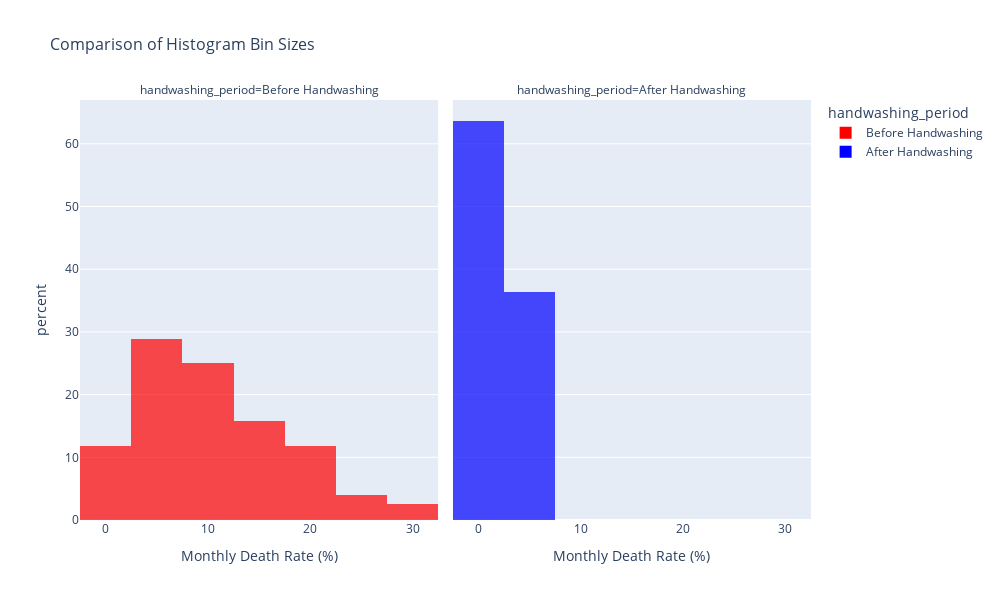

Notebook code for this chart:
### Code cell
# Additional histogram analysis and insights
print("=== ADDITIONAL HISTOGRAM ANALYSIS ===")

# Create a more detailed histogram with different bin sizes for comparison
fig_hist_comparison = px.histogram(df_monthly, 
                                   x='pct_deaths', 
                                   color='handwashing_period',
                                   title='Comparison of Histogram Bin Sizes',
                                   labels={'pct_deaths': 'Monthly Death Rate (%)', 'count': 'Percentage of Months'},
                                   histnorm='percent',
                                   opacity=0.7,
                                   nbins=15,  # Different bin size for comparison
                                   facet_col='handwashing_period',  # Separate subplots
                                   color_discrete_map={'Before Handwashing': 'red', 'After Handwashing': 'blue'})

fig_hist_comparison.update_layout(
    width=1000,
    height=600,
    title_font_size=16
)

fig_hist_comparison.show()

# Calculate distribution moments
print("\n📊 DISTRIBUTION MOMENTS ANALYSIS:")
print("=" * 50)

from scipy import stats

# Calculate skewness and kurtosis
before_skewness = stats.skew(before_handwashing['pct_deaths'])
after_skewness = stats.skew(after_handwashing['pct_deaths'])
before_kurtosis = stats.kurtosis(before_handwashing['pct_deaths'])
after_kurtosis = stats.kurtosis(after_handwashing['pct_deaths'])

print(f"Skewness (measure of asymmetry):")
print(f"   Before handwashing: {before_skewness:.2f}")
print(f"   After handwashing: {after_skewness:.2f}")
print(f"   Change: {after_skewness - before_skewness:+.2f}")

print(f"\nKurtosis (measure of tail heaviness):")
print(f"   Before handwashing: {before_kurtosis:.2f}")
print(f"   After handwashing: {after_kurtosis:.2f}")
print(f"   Change: {after_kurtosis - before_kurtosis:+.2f}")

# Analyze the shape of the distributions
print(f"\n📈 DISTRIBUTION SHAPE ANALYSIS:")
print("=" * 50)

if before_skewness > 0:
    print("Before handwashing: Right-skewed (tail extends to higher values)")
elif before_skewness < 0:
    print("Before handwashing: Left-skewed (tail extends to lower values)")
else:
    print("Before handwashing: Symmetric")

if after_skewness > 0:
    print("After handwashing: Right-skewed (tail extends to higher values)")
elif after_skewness < 0:
    print("After handwashing: Left-skewed (tail extends to lower values)")
else:
    print("After handwashing: Symmetric")

# Calculate percentiles for more detailed analysis
percentiles = [5, 10, 25, 50, 75, 90, 95]
print(f"\n📊 PERCENTILE ANALYSIS:")
print("=" * 50)

for p in percentiles:
    before_p = np.percentile(before_handwashing['pct_deaths'], p)
    after_p = np.percentile(after_handwashing['pct_deaths'], p)
    change = after_p - before_p
    print(f"   {p}th percentile: {before_p:.2f}% → {after_p:.2f}% (change: {change:+.2f}%)")

# Calculate the probability of different outcomes
print(f"\n🎯 PROBABILITY ANALYSIS:")
print("=" * 50)

# Probability of death rate > 10%
prob_before_high = (before_handwashing['pct_deaths'] > 10).mean() * 100
prob_after_high = (after_handwashing['pct_deaths'] > 10).mean() * 100

# Probability of death rate < 5%
prob_before_low = (before_handwashing['pct_deaths'] < 5).mean() * 100
prob_after_low = (after_handwashing['pct_deaths'] < 5).mean() * 100

print(f"Probability of death rate > 10%:")
print(f"   Before handwashing: {prob_before_high:.1f}%")
print(f"   After handwashing: {prob_after_high:.1f}%")
print(f"   Reduction: {prob_before_high - prob_after_high:.1f} percentage points")

print(f"\nProbability of death rate < 5%:")
print(f"   Before handwashing: {prob_before_low:.1f}%")
print(f"   After handwashing: {prob_after_low:.1f}%")
print(f"   Increase: {prob_after_low - prob_before_low:.1f} percentage points")

print(f"\n🏆 HISTOGRAM INSIGHTS:")
print("=" * 50)
print("1. The histograms clearly show the dramatic shift in the distribution")
print("2. Before handwashing: Wide spread with high death rates")
print("3. After handwashing: Concentrated around lower death rates")
print("4. The intervention not only reduced the mean but also the variability")
print("5. The probability of high death rates (>10%) was virtually eliminated")
print("6. The probability of low death rates (<5%) increased dramatically")
print("7. The distribution became more predictable and less risky")

### Figure 1 — Plotly figure (JSON) as saved in the notebook; plotly's stock layout.template omitted (floating-point values rounded to 4 significant figures)
{"data": [{"bingroup": "x", "histnorm": "percent", "hovertemplate": "handwashing_period=Before Handwashing<br>Monthly Death Rate (%)=%{x}<br>percent=%{y}<extra></extra>", "legendgroup": "Before Handwashing", "marker": {"color": "red", "opacity": 0.7, "pattern": {"shape": ""}}, "name": "Before Handwashing", "nbinsx": 15, "orientation": "v", "showlegend": true, "type": "histogram", "x": [14.57, 7.53, 4.33, 1.57, 0.78, 5.0, 8.42, 1.35, 1.88, 11.02, 22.55, 20.85, 12.22, 10.23, 10.74, 3.23, 6.59, 20.78, 25.46, 18.39, 29.34, 22.97, 31.38, 19.12, 15.97, 12.41, 11.93, 6.1, 4.08, 0.52, 1.55, 2.26, 17.6, 7.14, 8.05, 15.16, 11.28, 17.03, 17.31, 5.83, 2.68, 4.37, 6.32, 1.22, 3.23, 11.02, 10.55, 7.59, 4.74, 4.45, 4.23, 4.39, 7.14, 6.12, 3.59, 10.55, 14.84, 10.94, 10.49, 13.39, 18.09, 15.43, 18.97, 13.44, 10.15, 13.1, 18.06, 14.39, 14.96, 10.77, 5.37, 3.22, 1.92, 3.61, 18.27, 12.24], "xaxis": "x", "yaxis": "y"}, {"bingroup": "x", "histnorm": "percent", "hovertemplate": "handwashing_period=After Handwashing<br>Monthly Death Rate (%)=%{x}<br>percent=%{y}<extra></extra>", "legendgroup": "After Handwashing", "marker": {"color": "blue", "opacity": 0.7, "pattern": {"shape": ""}}, "name": "After Handwashing", "nbinsx": 15, "orientation": "v", "showlegend": true, "type": "histogram", "x": [2.24, 1.2, 1.89, 4.58, 3.96, 4.47, 2.93, 3.53, 0.69, 0.0, 0.66, 0.96, 1.14, 0.37, 0.0, 0.96, 2.34, 2.9, 1.34, 2.23, 3.08, 4.93], "xaxis": "x2", "yaxis": "y2"}], "layout": {"annotations": [{"font": {}, "showarrow": false, "text": "handwashing_period=Before Handwashing", "x": 0.245, "xanchor": "center", "xref": "paper", "y": 1, "yanchor": "bottom", "yref": "paper"}, {"font": {}, "showarrow": false, "text": "handwashing_period=After Handwashing", "x": 0.755, "xanchor": "center", "xref": "paper", "y": 1, "yanchor": "bottom", "yref": "paper"}], "barmode": "relative", "height": 600, "legend": {"title": {"text": "handwashing_period"}, "tracegroupgap": 0}, "title": {"font": {"size": 16}, "text": "Comparison of Histogram Bin Sizes"}, "width": 1000, "xaxis": {"anchor": "y", "domain": [0, 0.49], "title": {"text": "Monthly Death Rate (%)"}}, "xaxis2": {"anchor": "y2", "domain": [0.51, 1], "matches": "x", "title": {"text": "Monthly Death Rate (%)"}}, "yaxis": {"anchor": "x", "domain": [0, 1], "title": {"text": "percent"}}, "yaxis2": {"anchor": "x2", "domain": [0, 1], "matches": "y", "showticklabels": false}}}
